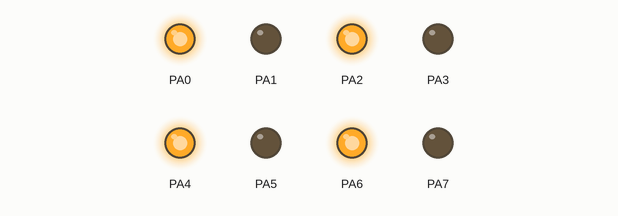
Recording of a program running on a simulated ATmega32, built with avr-gcc and emulated at 8 MHz. On the bench: output pins drawn as LEDs (lit = HIGH).

Above: at 0.5 s.
At 3.5 s:
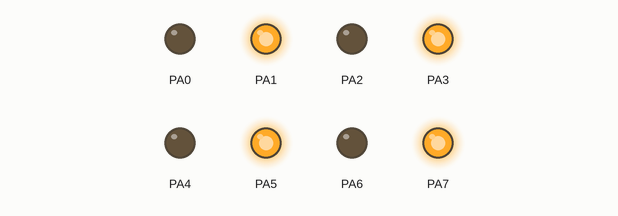
Timing chart, 0 to 4.6 s (numbered marks = the images above):
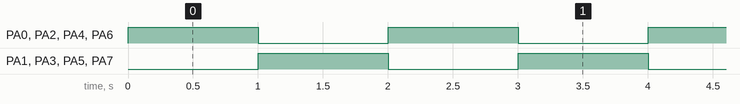

Measured:
- by itself, PA0–7: alternates HIGH for 1.0 s and LOW for 1.0 s

The program:

main.c
```c
/*
 * main.c
 *
 *  Created on: Oct 16, 2022
 *      Author: EL MAHDY 01007778867
 */


#define F_CPU 8000000

#include <avr/io.h>
#include <util/delay.h>


void main(void)
{
	DDRA = 0xFF;

	while(1)
	{
		/*PORTA= 0b00000011;
		_delay_ms(1000);
		PORTA= 0b00001100;
		_delay_ms(1000);
		PORTA= 0b00110000;
		_delay_ms(1000);
		PORTA= 0b11000000;
		_delay_ms(1000);*/

		PORTA= 0b01010101;
		_delay_ms(1000);
		PORTA= 0b10101010;
		_delay_ms(1000);
	}
}
```
